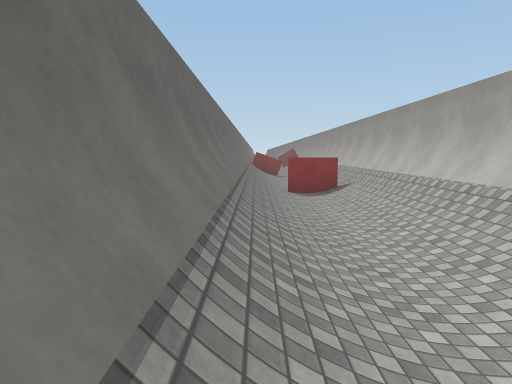
view 1 (above)

12 first-person views from a walk through a 3-D level made in the Unity game engine. The camera is 1.2 m above the floor, tilts 6° down and sees 70° across. The floor is counted in squares, 2 m on a side. Each view is taken from the middle of a square. On the plan, view 1 faces up. The plan holds only what a view shows up to about 10 squares ahead; the rest is blank. The place goes on beyond the plan. The player is left out. Surface patterns are stand-ins for the level's own textures.

view 2
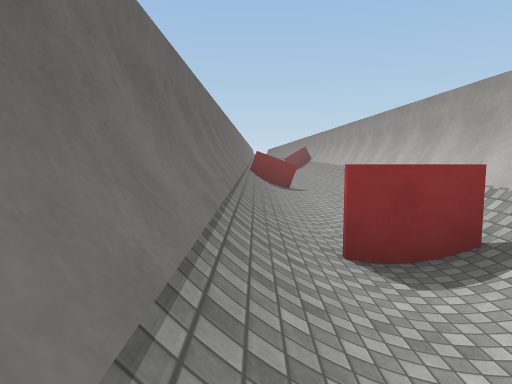

view 3
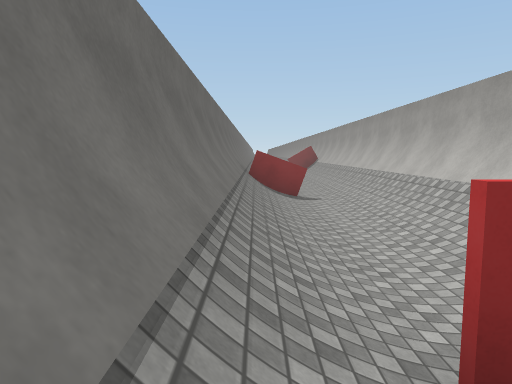

view 4
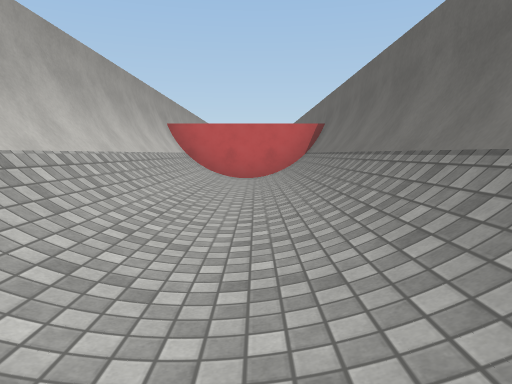

view 5
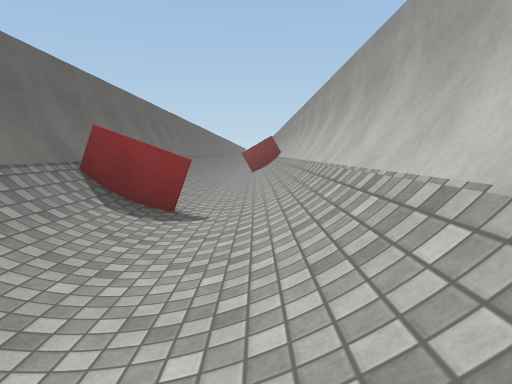

view 6
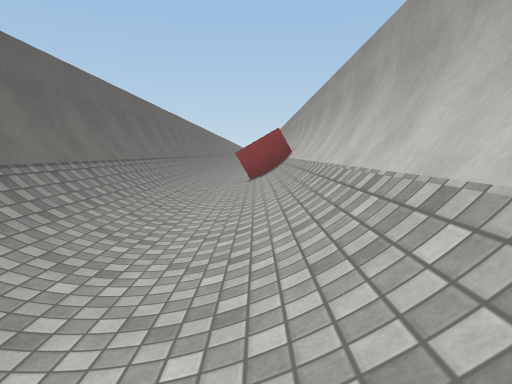

view 7
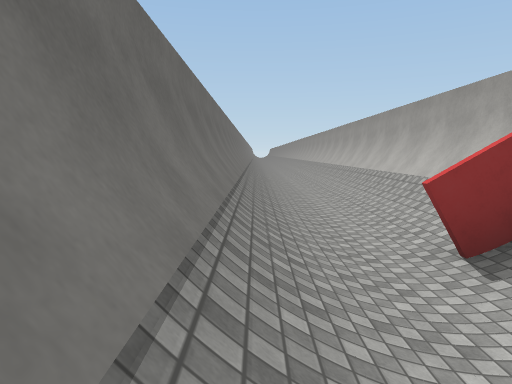

view 8
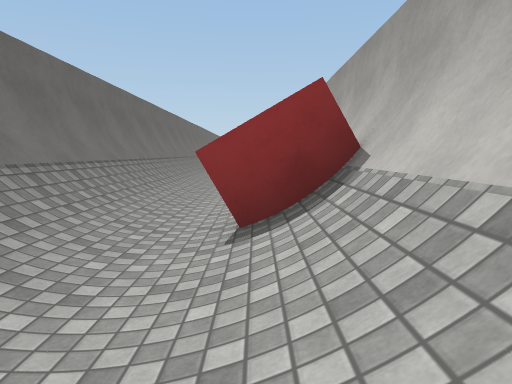

view 9
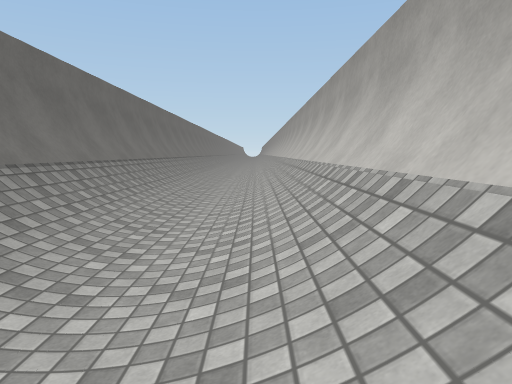

view 10
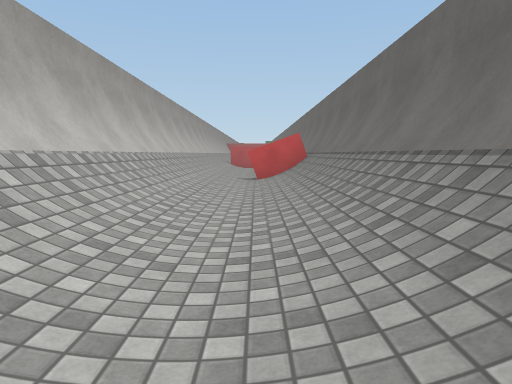

view 11
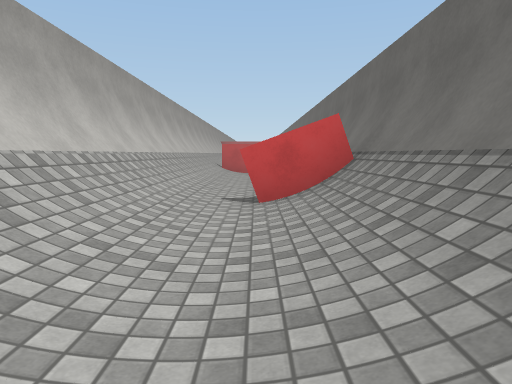

view 12
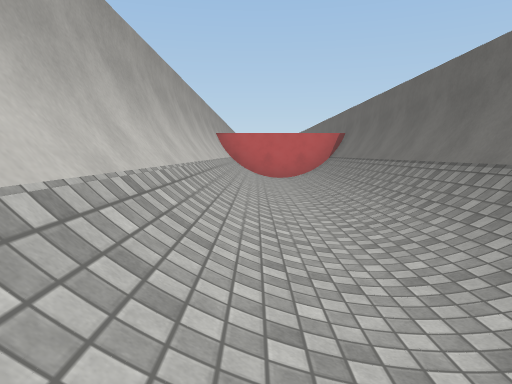

### Floor plan
Key: @ floor where view 1 was taken; # wall or solid block; . floor; / step, stairs or slope.
Columns run from 1 left of view 1 to 3 right of it. Each row starts with its distance up from view 1.
 32 #/./#
 31 #/./#
 30 #/./#
 29 #/./#
 28 #/./#
 27 #/./#
 26 #/./#
 25 #/.##
 24 #/./#
 23 #/./#
 22 #/./#
 21 #/./#
 20 #/./#
 19 #/./#
 18 #/./#
 17 ###/#
 16 #/./#
 15 #/./#
 14 #/./#
 13 #/./#
 12 #/./#
 11 #/./#
 10 #/./#
  9 #/#/#
  8 #/./#
  7 #/./#
  6 #/./#
  5 #/./#
  4 #/./#
  3 #/./#
  2 #/./#
  1 #/./#
  0 #@./#
 -1 #/./#
 -2 #####

Where each view was taken, in squares from view 1:
view 1: 0 up, 0 right, facing up
view 2: 6 up, 0 right, facing up
view 3: 8 up, 0 right, facing up
view 4: 7 up, 1 right, facing down
view 5: 12 up, 2 right, facing up
view 6: 16 up, 2 right, facing up
view 7: 22 up, 0 right, facing up
view 8: 22 up, 2 right, facing up
view 9: 26 up, 2 right, facing up
view 10: 25 up, 1 right, facing down
view 11: 21 up, 1 right, facing down
view 12: 9 up, 2 right, facing down
